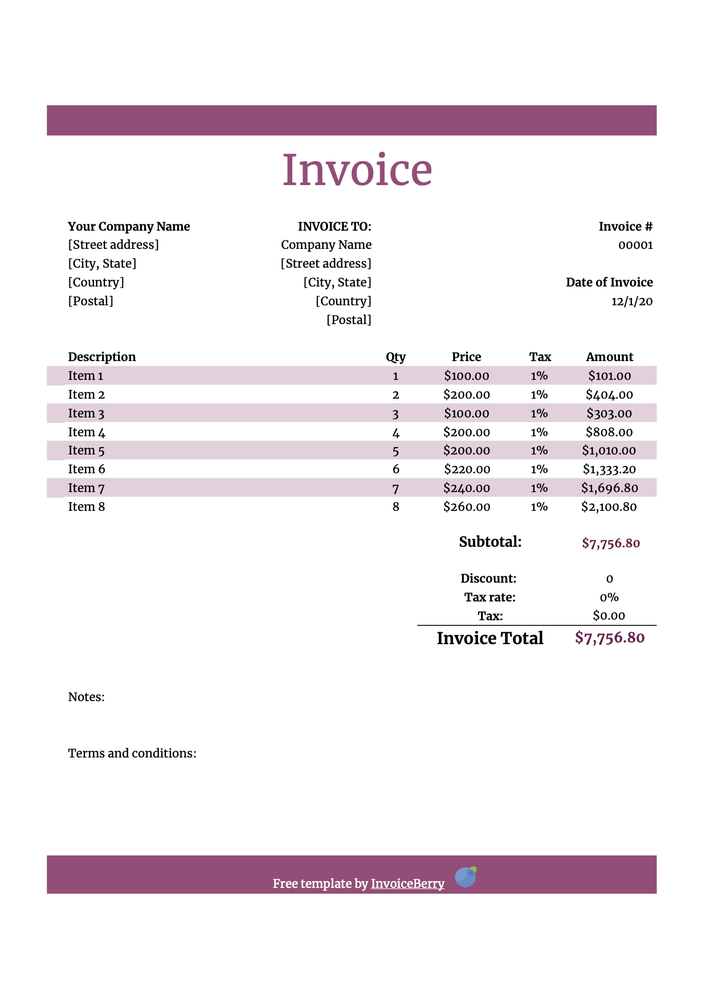
#> input picture MicrosoftTeams-image (2).png, 706 x 999 px, shrunk from 1239 x 1754 before the run
$ jupyter execute --allow-errors Invoice_Assignment.ipynb
#> lines starting #> are read from the running program, lines starting #| are printed output that depends on the picture
[cell 1]
import cv2 as cv
import pytesseract
from typing import OrderedDict
import re

[cell 2]
img = cv.imread('MicrosoftTeams-image (2).png',0)
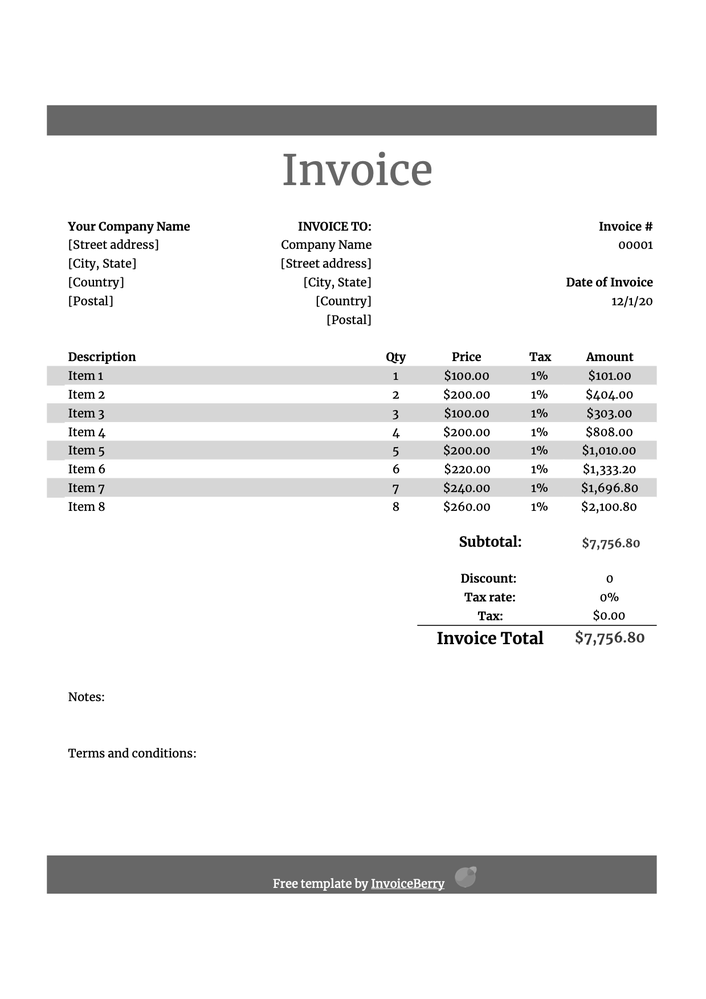
#> img: shape (999, 706); min 0, max 255, mean 239.5
# print(img)
